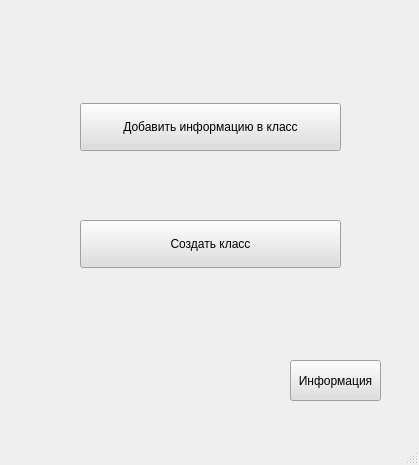
<?xml version="1.0" encoding="UTF-8"?>
<ui version="4.0">
 <class>MainForm</class>
 <widget class="QMainWindow" name="MainForm">
  <property name="geometry">
   <rect>
    <x>0</x>
    <y>0</y>
    <width>419</width>
    <height>465</height>
   </rect>
  </property>
  <property name="maximumSize">
   <size>
    <width>16777215</width>
    <height>16777215</height>
   </size>
  </property>
  <property name="windowTitle">
   <string>Русский язык</string>
  </property>
  <property name="autoFillBackground">
   <bool>true</bool>
  </property>
  <property name="styleSheet">
   <string notr="true">QPushButton {
	background-color: #dedede;
	height: 40px;
	text_align: center;
}
QpushButton:hover {
	background-color: #c3bcbc;
}
QpushButton:pressed {
	background-color: #787878;
}</string>
  </property>
  <widget class="QWidget" name="centralwidget">
   <widget class="QWidget" name="verticalLayoutWidget">
    <property name="geometry">
     <rect>
      <x>80</x>
      <y>40</y>
      <width>261</width>
      <height>291</height>
     </rect>
    </property>
    <layout class="QVBoxLayout" name="verticalLayout">
     <item>
      <widget class="QPushButton" name="add_info_to_class_button">
       <property name="text">
        <string>Добавить информацию в класс</string>
       </property>
      </widget>
     </item>
     <item>
      <widget class="QPushButton" name="create_class_button">
       <property name="text">
        <string>Создать класс</string>
       </property>
      </widget>
     </item>
    </layout>
   </widget>
   <widget class="QPushButton" name="inf_button">
    <property name="geometry">
     <rect>
      <x>290</x>
      <y>360</y>
      <width>91</width>
      <height>41</height>
     </rect>
    </property>
    <property name="focusPolicy">
     <enum>Qt::WheelFocus</enum>
    </property>
    <property name="layoutDirection">
     <enum>Qt::LeftToRight</enum>
    </property>
    <property name="autoFillBackground">
     <bool>false</bool>
    </property>
    <property name="styleSheet">
     <string notr="true"/>
    </property>
    <property name="text">
     <string>Информация</string>
    </property>
    <property name="iconSize">
     <size>
      <width>15</width>
      <height>15</height>
     </size>
    </property>
   </widget>
  </widget>
  <widget class="QMenuBar" name="menubar">
   <property name="geometry">
    <rect>
     <x>0</x>
     <y>0</y>
     <width>419</width>
     <height>21</height>
    </rect>
   </property>
  </widget>
  <widget class="QStatusBar" name="statusbar"/>
 </widget>
 <resources>
  <include location="inf.qrc"/>
 </resources>
 <connections/>
</ui>
